Frame 1 (no input): blank canvas, image omitted
Frame 60 (the mouse pressed at the canvas centre just before this capture): blank canvas, image omitted
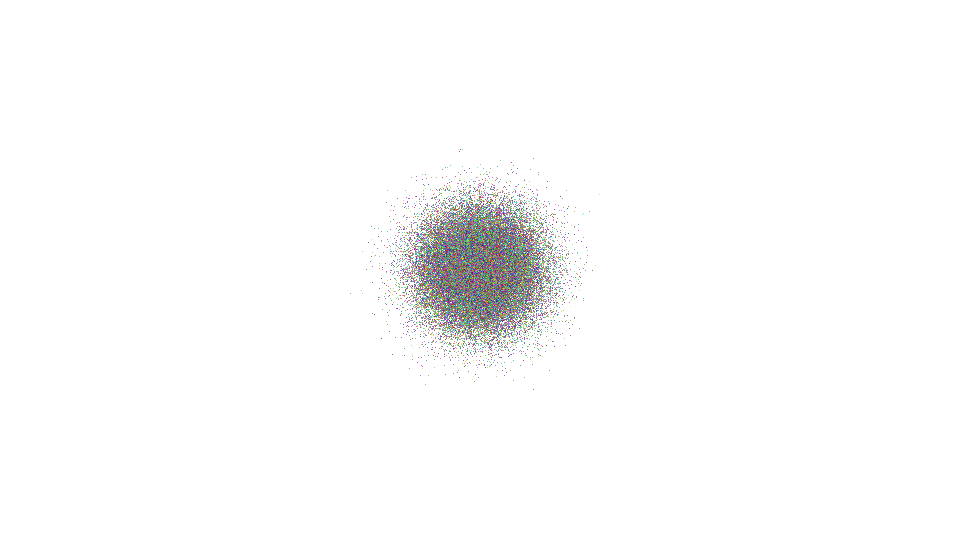
Frame 120 (the mouse held since frame 60 and released just before this capture)

The Processing sketch whose frames 1 and 60 were blank and that drew this single picture after the mouse press (run headless with seeded random() and noise(); from frame 60 on, the mouse is pressed at the canvas centre):

// Processing sketch: sketch_xxx_random_gaussian
// ── sketch_xxx_random_gaussian.pde

// setup関数 : 初回1度だけ実行される
void setup() {
  size(960, 540); // ウィンドウサイズを960px,540pxに
  colorMode(HSB, 360, 100, 100);
  background(0, 0, 100);
  noFill();
}

// draw関数 : setup関数実行後繰り返し実行される
void draw() {
  //マウスを押したときだけ実行
  if (mousePressed) { 
    // 1000回繰り返す
    for (int i =0; i < 1000; i++) {
      float r1 = randomGaussian(); // ガウス分布でランダムに数値を取得 
      float r2 = randomGaussian();
      float x = r1 * 30 + mouseX;  // x座標をマウス座標を平均として計算
      float y = r2 * 30 + mouseY;  // y座標をマウス座標を平均として計算

      // 色はランダムに作成
      float h = random(360); 
      float s = random(50, 100);
      float b = random(50, 100);
      stroke(h, s, b); //線の色を指定
      point(x, y); //点を描画
    }
  }
}
